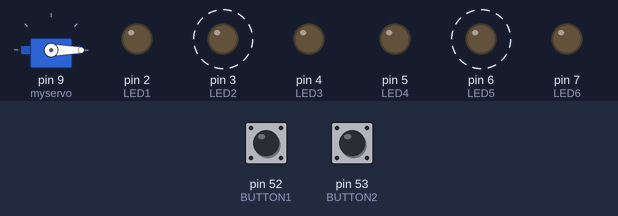
A sketch run on a simulated Arduino Mega 2560, built with avr-gcc and run on an emulated ATmega2560. Parts: servo, output pins drawn as LEDs (lit = HIGH). Dashed ring = blinking. Inputs (shaded band) come from the test bench; at power-on: pin 52 (BUTTON1) HIGH, pin 53 (BUTTON2) HIGH.

Above: at 2.25 s.
2.3 s: pin 52 (BUTTON1) pulled LOW for 0.15 s
At 2.4 s:
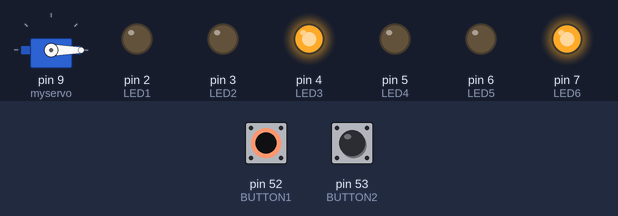
5.3 s: pin 52 (BUTTON1) pulled LOW for 1 s
At 5.4 s:
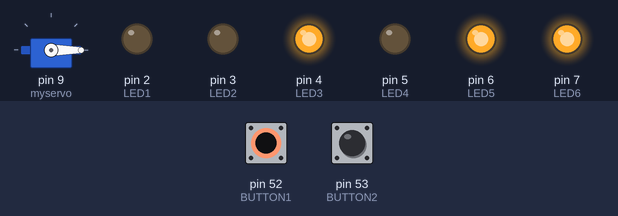
8.3 s: pin 53 (BUTTON2) pulled LOW for 0.15 s
At 8.7 s:
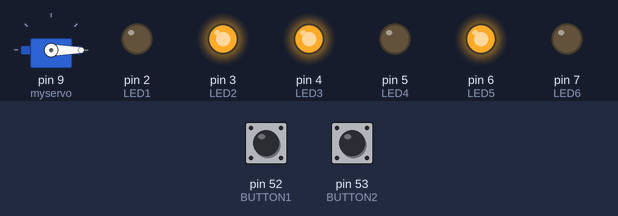
11.3 s: pin 53 (BUTTON2) pulled LOW for 0.15 s
At 14.0 s:
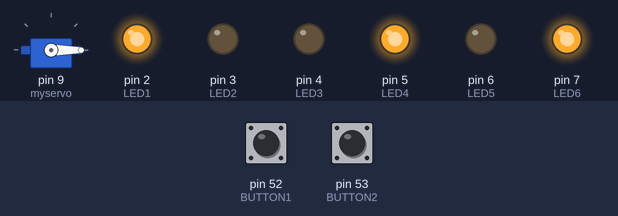
14.3 s: pin 53 (BUTTON2) pulled LOW for 1 s
18.3 s: pin 53 (BUTTON2) pulled LOW for 3.2 s
Timing chart, 0 to 24.0 s (numbered marks = the images above; inputs shaded):
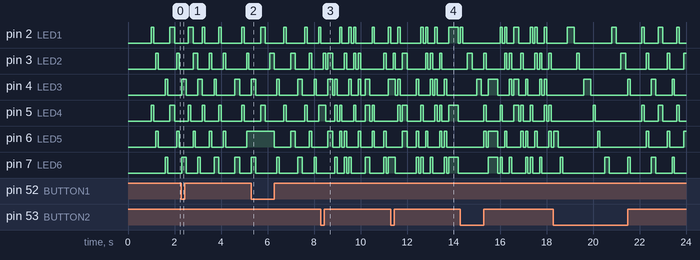

The sketch:

_6_LED_flash_THREAD.ino
```cpp
using namespace std;
#include <Servo.h>

#define LED1 2
#define LED2 3
#define LED3 4
#define LED4 5
#define LED5 6
#define LED6 7

#define BUTTON1 52
#define BUTTON2 53

/*********************************************************/
class flashAll_THREAD {
  public:
    flashAll_THREAD();
    void run(void);
  private:
    int STATE;
    int i;
    int ms;
};
flashAll_THREAD::flashAll_THREAD(void) {
  STATE = 0;
  i = 0;
  ms = 0;
}
void flashAll_THREAD::run(void) {
  if (digitalRead(BUTTON1) == LOW)
    return;

  int thisMS = millis();
  if (thisMS == ms)
    return;
  else
    ms = thisMS;

  if (i == 6)
    i = 0;

  if (thisMS % 100 == 0 && STATE == 0) {
    digitalWrite(i + 2, HIGH);
    STATE = 1;
  }

  else if (thisMS % 100 == 0 && STATE == 1) {
    digitalWrite(i + 2, LOW);
    STATE = 0;
    i++;
  }

  return;
}
/**************************************************************/

class flashColors_THREAD {
  public:
    flashColors_THREAD();
    void run(void);
  private:
    int STATE;
    int i;
    int ms;
};
flashColors_THREAD::flashColors_THREAD(void) {
  STATE = 0;
  i = 0;
  ms = 0;
}
void flashColors_THREAD::run(void) {
  if (digitalRead(BUTTON2) == LOW)
    return;

  int thisMS = millis();
  if (thisMS == ms)
    return;
  else
    ms = thisMS;

  if (i == 3)
    i = 0;

  if (thisMS % 100 == 0 && STATE == 0) {
    digitalWrite(i + 2, HIGH);
    digitalWrite(i + 5, HIGH);
    STATE = 1;
  }
  else if (thisMS % 100 == 0 && STATE == 1) {
    digitalWrite(i + 2, LOW);
    digitalWrite(i + 5, LOW);
    STATE = 0;
    i++;
  }

  return;
}
/**************************************************************/
class servo_THREAD {
  public:
    servo_THREAD();
    void run(Servo);
  private:
    int STATE;
    int ms;
};
servo_THREAD::servo_THREAD(void) {
  STATE = 0;
  ms = 0;
}
void servo_THREAD::run(Servo myServo) {
  int thisMS = millis();
  if (thisMS == ms)
    return;
  else
    ms = thisMS;

  if (STATE == 180)
    STATE = 0;

  if (thisMS % 100 == 0) {
    myServo.write(STATE);
    STATE = STATE + 10;
  }
}
/**************************************************************/
void flashAll() {
  for (int i = 0; i < 6; i++) {
    digitalWrite(i + 2, HIGH);
    delay(50);
    digitalWrite(i + 2, LOW);
  }
  return 0;
}


void flashColors() {
  for (int i = 0; i < 3; i++) {
    digitalWrite(i + 2, HIGH);
    digitalWrite(i + 5, HIGH);
    delay(100);
    digitalWrite(i + 2, LOW);
    digitalWrite(i + 5, LOW);
  }
  return;
}

Servo myservo;
flashAll_THREAD flashAllThread;
flashColors_THREAD flashColorsThread;
servo_THREAD servoThread;

void setup() {
  pinMode(LED1, OUTPUT);
  pinMode(LED2, OUTPUT);
  pinMode(LED3, OUTPUT);
  pinMode(LED4, OUTPUT);
  pinMode(LED5, OUTPUT);
  pinMode(LED6, OUTPUT);

  pinMode(BUTTON1, INPUT);
  pinMode(BUTTON2, INPUT);

  myservo.attach(9);//attachs the servo on pin 9 to servo object
  myservo.write(0);//back to 0 degrees
  delay(1000);//wait for a second
}

void loop() {
  flashAllThread.run();
  flashColorsThread.run();
  //servoThread.run(myservo);
  //myservo.write(10);//back to 0 degrees
}
```
